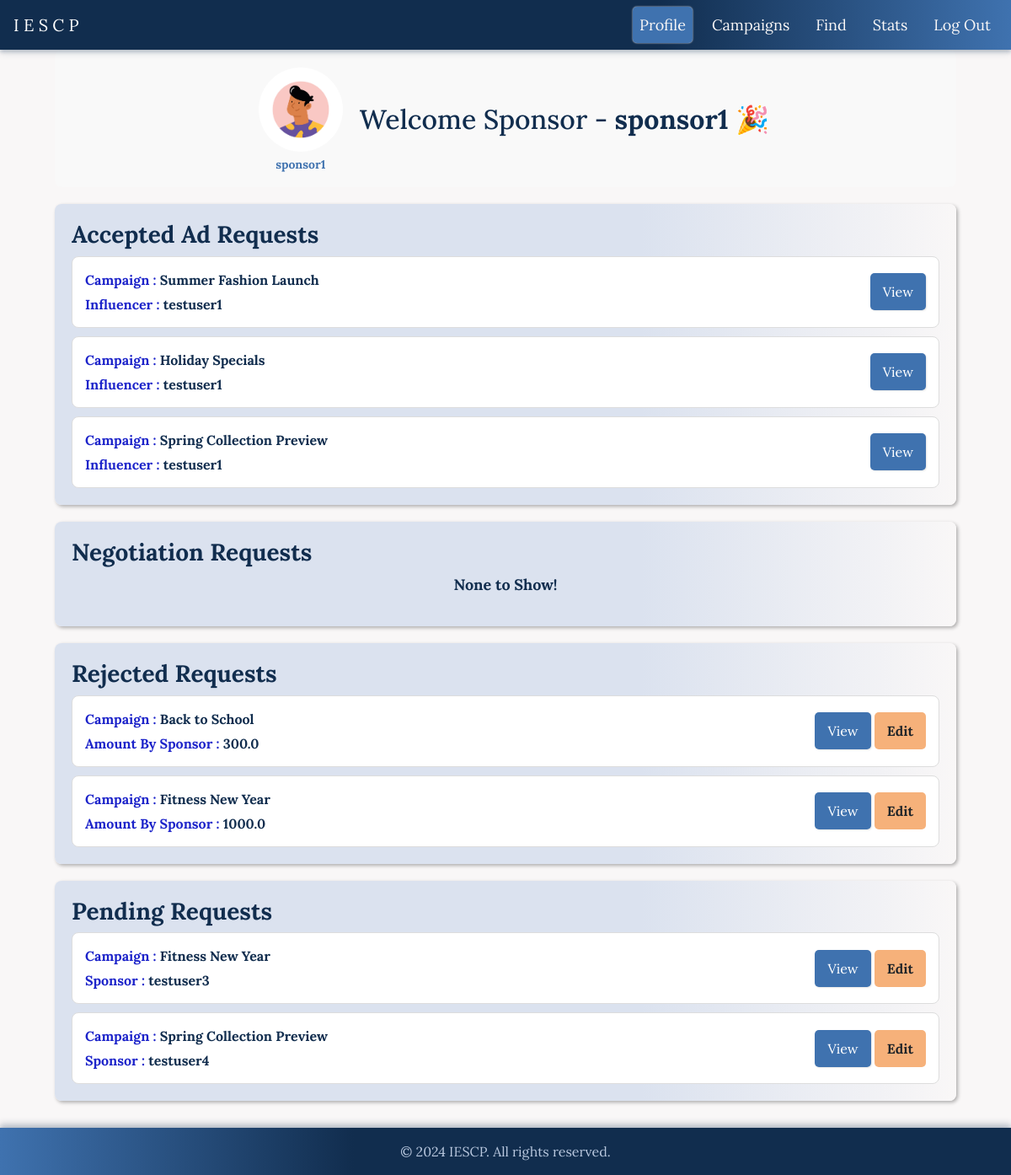
Page /sponsor/dashboard (signed in) on the committed database.
### app/models.py (models this page shows, shortened)
class User(db.Model):
    id = db.Column(db.Integer, primary_key=True)
    username = db.Column(db.String(64), unique=True, nullable=False)
    email = db.Column(db.String(120), unique=True, nullable=False)
    password_hash = db.Column(db.String(128))
    role = db.Column(db.String(64), nullable=False)
    campaigns = db.relationship('Campaign', backref='sponsor', lazy=True)
    ad_requests = db.relationship('AdRequest', backref='influencer', lazy=True)

class AdRequest(db.Model):
    id = db.Column(db.Integer, primary_key=True)
    campaign_id = db.Column(db.Integer, db.ForeignKey('campaign.id'), nullable=False)
    influencer_id = db.Column(db.Integer, db.ForeignKey('user.id'), nullable=False)
    messages = db.Column(db.Text, nullable=True)
    requirements = db.Column(db.Text, nullable=False)
    payment_amount = db.Column(db.Float, nullable=False)
    status = db.Column(db.String(10), nullable=False)

class Campaign(db.Model):
    id = db.Column(db.Integer, primary_key=True)
    name = db.Column(db.String(64), nullable=False)
    description = db.Column(db.Text, nullable=False)
    start_date = db.Column(db.DateTime, default=datetime.utcnow)
    end_date = db.Column(db.DateTime)
    budget = db.Column(db.Float, nullable=False)
    visibility = db.Column(db.String(10), nullable=False)
    goals = db.Column(db.Text, nullable=False)
    sponsor_id = db.Column(db.Integer, db.ForeignKey('user.id'), nullable=False)
    ad_requests = db.relationship('AdRequest', backref='campaign', lazy=True)

### app/routes.py (the view)
@app.route('/sponsor/dashboard')
def sponsor_dashboard():
    user_id = session.get('user_id')
    user = User.query.get(user_id)
    if not user or user.role != 'sponsor':
        return redirect(url_for('login'))
    negotiations = aliased(Negotiations)
    ad_requests = db.session.query(
        AdRequest,
        Campaign,
        User.username.label('influencer_name'),
        func.coalesce(negotiations.new_amount, 0.0).label('new_amount')
        ).join(
            Campaign,
            AdRequest.campaign_id == Campaign.id
        ).join(
            User,
            User.id == AdRequest.influencer_id
        ).outerjoin(
            negotiations,
            AdRequest.id == negotiations.ad_id
        ).filter(
            Campaign.sponsor_id == user_id
        ).all()
    pending_requests = []
    accepted_requests = []
    rejected_requests = []
    negotiated_requests = []
    others=[]
    for ad_request, campaign, influencer_name, new_amount in ad_requests:
        if ad_request.status in ['Accepted']:
            accepted_requests.append((ad_request, campaign, influencer_name, new_amount))
        elif ad_request.status in ['Pending']:
            pending_requests.append((ad_request, campaign, influencer_name, new_amount))
        elif ad_request.status in ['Completed']:
            rejected_requests.append((ad_request, campaign, influencer_name, new_amount))
        elif ad_request.status in ['Negotiated']:
            negotiated_requests.append((ad_request, campaign, influencer_name, new_amount))
        else:
            others.append((ad_request, campaign, influencer_name, new_amount))
    return render_template('sponsor_dashboard.html',
                           username=user.username,
                           accepted_requests=accepted_requests,
                           pending_requests=pending_requests,
                           rejected_requests=rejected_requests,
                           negotiated_requests=negotiated_requests,
                           influencer_name=influencer_name,
                           title='Sponsor Dashboard',
                           active_page='profile')

### app/templates/sponsor_dashboard.html (shortened to what this page needs)
{% extends "navbar_after_login.html" %}
{% block styles %}
  <link rel="stylesheet" href="{{ url_for('static', filename='/css/sponsor_dashboard.css') }}">
{% endblock %}
{% block content %}
<div class="dashboard">
    <div class="profile-section">
        <div class="avatar-container">
            <div class="avatar">
                <img src="{{ url_for('static', filename='/images/influencer.jpg') }}" alt="Profile">
            </div>
            <p class="role-tag"><a href="#" id="profile-link" data-toggle="modal" data-target="#profileModal" data-user_id="{{session['user_id']}}"><b>{{username}}</b></a></p>
        </div>
        <div class="welcome-text">
            <h2>Welcome Sponsor - <b>{{username}}</b> <span class="party-popper">🎉</span></h2>
        </div>
    </div>
    <div class="campaign-section">
        <h3>Accepted Ad Requests</h3>
        <div class="campaign-list">
            {% if accepted_requests %}
            {% for ad_request, campaign, influencer_name, new_amount in accepted_requests %}
                <div class="campaign-tab">
                    <div class="campaign-info">
                        <span><strong style="color:#1D24CA">Campaign : </strong> <b>{{ campaign.name }}</b></span>
                        <span><strong style="color:#1D24CA">Influencer : </strong> <b>{{ influencer_name }}</b></span>
                    </div>
                    <div class="campaign-actions">
                        <button class="btn btn-view" data-toggle="modal" data-target="#campaignModal"
                                data-campaign-name="{{ campaign.name }}"
                                data-sponsor-name="{{influencer_name}}"
                                data-campaign-description="{{ campaign.description }}"
                                data-campaign-requirements="{{ ad_request.requirements }}"
                                data-campaign-payment="{{ ad_request.payment_amount }}"
                                data-campaign-status="{{ ad_request.status }}"
                                data-campaign-messages="{{ ad_request.messages }}">View</button>
                    </div>
                </div>
                {% endfor %}
                {% else %}
                <p style="text-align: center; font-size: large; font-weight: bold;">None to Show!</p>
                {% endif %}
        </div>
    </div>
    <div class="request-section">
        <h3>Negotiation Requests</h3>
        <div class="request-list">
            {% if negotiated_requests %}
            {% for ad_request, campaign, sponsor_name,new_amount in negotiated_requests %}
                <div class="request-tab">
                    <div class="request-info">
                        <span><strong style="color:#1D24CA">Campaign : </strong> <b>{{ campaign.name }}</b></span>
                        <span><strong style="color:#1D24CA">Influencer : </strong> <b>{{ influencer_name }}</b></span>
                        <span><strong style="color:#1D24CA">Quoted Amount : </strong> <b>{{ ad_request.payment_amount }}</b></span>
                        <span><strong style="color:#1D24CA">Negotiated Amount : </strong> <b>{{ new_amount }}</b></span>
                    </div>
                    <div class="request-actions">
                        <button class="btn btn-view" data-toggle="modal" data-target="#adModal"
                                data-campaign-name="{{ campaign.name }}"
                                data-sponsor-name="{{sponsor_name}}"
                                data-campaign-description="{{ campaign.description }}"
                                data-campaign-requirements="{{ ad_request.requirements }}"
                                data-campaign-payment="{{ ad_request.payment_amount }}">View</button>
                        <div id="button-container-negotiation">
                          <button class="btn btn-accept" data-ad-request-id="{{ ad_request.id }}">Accept</button>
                          <button class="btn btn-reject" data-ad-request-id="{{ ad_request.id }}">Reject</button>
                        </div>
                    </div>
                </div>
                {% endfor %}
                {% else %}
                <p style="text-align: center; font-size: large; font-weight: bold;">None to Show!</p>
                {% endif %}
        </div>
    </div>
    <div class="campaign-section">
        <h3>Rejected Requests</h3>
        <div class="campaign-list">
            {% if rejected_requests %}
            {% for ad_request, campaign, sponsor_name, new_amount in rejected_requests %}
                <div class="campaign-tab">
                    <div class="campaign-info">
                        <span><strong style="color:#1D24CA">Campaign : </strong> <b>{{ campaign.name }}</b></span>
                        <span><strong style="color:#1D24CA">Amount By Sponsor : </strong> <b>{{ ad_request.payment_amount }}</b></span>
                    </div>
                    <div class="campaign-actions">
                      <div id="button-container-rejected">
                        <button class="btn btn-view" data-toggle="modal" data-target="#campaignModal"
                                data-campaign-name="{{ campaign.name }}"
                                data-sponsor-name="{{sponsor_name}}"
                                data-campaign-description="{{ campaign.description }}"
                                data-campaign-requirements="{{ ad_request.requirements }}"
                                data-campaign-payment="{{ ad_request.payment_amount }}"
                                data-campaign-status="{{ ad_request.status }}"
                                data-campaign-messages="{{ ad_request.messages }}">View</button>
                        <button class="btn btn-edit"
                                data-ad-request-id="{{ ad_request.id }}"
                                data-campaign-name="test"
                                data-influencer-id="{{ ad_request.influencer_id }}"
                                data-messages="{{ ad_request.messages }}"
                                data-requirements="{{ ad_request.requirements }}"
                                data-payment-amount="{{ ad_request.payment_amount }}">Edit
                        </button>
                        </div>
                    </div>
                </div>
            {% endfor %}
            {% else %}
            <p style="text-align: center; font-size: large; font-weight: bold;">None to Show!</p>
            {% endif %}
        </div>
    </div>
    <div class="campaign-section">
        <h3>Pending Requests</h3>
        <div class="campaign-list">
            {% if pending_requests %}
            {% for ad_request, campaign, sponsor_name,new_amount in pending_requests %}
                <div class="campaign-tab">
                    <div class="campaign-info">
                        <span><strong style="color:#1D24CA">Campaign : </strong> <b>{{ campaign.name }}</b></span>
                        <span><strong style="color:#1D24CA">Sponsor : </strong> <b>{{ sponsor_name }}</b></span>
                    </div>
                    <div class="campaign-actions">
                      <div id="button-container-pending">
                        <button class="btn btn-view" data-toggle="modal" data-target="#campaignModal"
                                data-campaign-name="{{ campaign.name }}"
                                data-sponsor-name="{{sponsor_name}}"
                                data-campaign-description="{{ campaign.description }}"
                                data-campaign-requirements="{{ ad_request.requirements }}"
                                data-campaign-payment="{{ ad_request.payment_amount }}"
                                data-campaign-status="{{ ad_request.status }}"
                                data-campaign-messages="{{ ad_request.messages }}">View
                        </button>
                        <button class="btn btn-edit"
                                        data-ad-request-id="{{ ad_request.id }}"
                                        data-campaign-name="{{ campaign.name }}"
                                        data-influencer-id="{{ ad_request.influencer_id }}"
                                        data-messages="{{ ad_request.messages }}"
                                        data-requirements="{{ ad_request.requirements }}"
                                        data-payment-amount="{{ ad_request.payment_amount }}">Edit
                        </button>
                        </div>
                    </div>
                </div>
                {% endfor %}
                {% else %}
                <p style="text-align: center; font-size: large; font-weight: bold;">None to Show!</p>
                {% endif %}
        </div>
    </div>
    <br>
    <br>
</div>
{% endblock %}

### app/static/css/styles.css (style rules this page uses)
body { display: flex; flex-direction: column; min-height: 100vh; margin: 0; background-color: #F9F7F7; color: #112D4E; font-family: Lora, serif; }
h1, h2, h3, h4, h5, h6 { color: #112D4E; }
a { color: #3F72AF; }

### app/static/css/sponsor_dashboard.css (style rules this page uses)
.dashboard { display: flex; flex-direction: column; gap: 20px; padding: 20px; }
.profile-section { display: flex; align-items: center; justify-content: center; gap: 20px; background-color: #f9f9f9; border-radius: 8px; padding-top: 20px; padding-left: 20px; }
.avatar-container { display: flex; flex-direction: column; align-items: center; }
.avatar { width: 100px; height: 100px; border-radius: 50%; overflow: hidden; }
.avatar img { width: 100%; height: 100%; object-fit: cover; }
.role-tag { font-size: 14px; color: #666; margin-top: 5px; text-align: center; }
.welcome-text h2 { margin-top: -10px; }
.campaign-section { background-image: linear-gradient(to right,#DBE2EF 65%,#F9F7F7 ); box-shadow: 2px 2px 4px rgb(0,0,0,0.3); }
.request-section { background-image: linear-gradient(to right,#DBE2EF 65%,#F9F7F7 ); box-shadow: 2px 2px 4px rgb(0,0,0,0.3); }
.campaign-list, .request-list { display: flex; flex-direction: column; gap: 10px; }
.campaign-tab, .request-tab { display: flex; justify-content: space-between; align-items: center; background-color: #fff; padding: 15px; border-radius: 8px; border: 1px solid #ddd; }
.campaign-info, .request-info { display: flex; flex-direction: column; gap: 5px; }
.campaign-actions, .request-actions { display: flex; gap: 10px; }
.campaign-actions .btn, .request-actions .btn { margin-left: auto; }
.btn { padding: 10px 15px; border: none; border-radius: 5px; cursor: pointer; }
.btn-view { background-color: #3F72AF; color: #fff; box-shadow: 1px 1px 2px rgb(0,0,0,0.1); }
.party-popper { display: inline-block; animation: wave 2s infinite; transform-origin: 70% 70%; }
.btn-edit { background-color: #F6B17A; font-weight: bold; }

### rows in the picture
User: username "sponsor1"
AdRequest: name "Summer Fashion Launch", username "testuser1"
AdRequest: name "Holiday Specials", username "testuser1"
AdRequest: name "Spring Collection Preview", username "testuser1"
AdRequest: name "Back to School", payment_amount "300.0"
AdRequest: name "Fitness New Year", payment_amount "1000.0"
AdRequest: name "Fitness New Year", username "testuser3"
AdRequest: name "Spring Collection Preview", username "testuser4"
